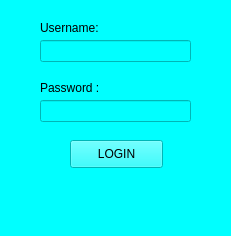
<?xml version="1.0" encoding="UTF-8"?>
<ui version="4.0">
 <class>LoginWindow</class>
 <widget class="QMainWindow" name="LoginWindow">
  <property name="geometry">
   <rect>
    <x>0</x>
    <y>0</y>
    <width>231</width>
    <height>236</height>
   </rect>
  </property>
  <property name="windowTitle">
   <string>MainWindow</string>
  </property>
  <property name="layoutDirection">
   <enum>Qt::LeftToRight</enum>
  </property>
  <property name="styleSheet">
   <string notr="true">background-color: rgb(0, 255, 255);
font: 75 12pt &quot;Agency FB&quot;;</string>
  </property>
  <widget class="QWidget" name="centralwidget">
   <widget class="QPushButton" name="pushButton">
    <property name="geometry">
     <rect>
      <x>70</x>
      <y>140</y>
      <width>93</width>
      <height>28</height>
     </rect>
    </property>
    <property name="text">
     <string>LOGIN</string>
    </property>
   </widget>
   <widget class="QLineEdit" name="lineEdit">
    <property name="geometry">
     <rect>
      <x>40</x>
      <y>40</y>
      <width>151</width>
      <height>22</height>
     </rect>
    </property>
   </widget>
   <widget class="QLineEdit" name="lineEdit_2">
    <property name="geometry">
     <rect>
      <x>40</x>
      <y>100</y>
      <width>151</width>
      <height>22</height>
     </rect>
    </property>
   </widget>
   <widget class="QLabel" name="label">
    <property name="geometry">
     <rect>
      <x>40</x>
      <y>20</y>
      <width>81</width>
      <height>16</height>
     </rect>
    </property>
    <property name="text">
     <string>Username:</string>
    </property>
   </widget>
   <widget class="QLabel" name="label_2">
    <property name="geometry">
     <rect>
      <x>40</x>
      <y>80</y>
      <width>71</width>
      <height>16</height>
     </rect>
    </property>
    <property name="styleSheet">
     <string notr="true"/>
    </property>
    <property name="text">
     <string>Password : </string>
    </property>
   </widget>
  </widget>
  <widget class="QMenuBar" name="menubar">
   <property name="geometry">
    <rect>
     <x>0</x>
     <y>0</y>
     <width>231</width>
     <height>30</height>
    </rect>
   </property>
  </widget>
  <widget class="QStatusBar" name="statusbar"/>
 </widget>
 <resources/>
 <connections/>
</ui>
